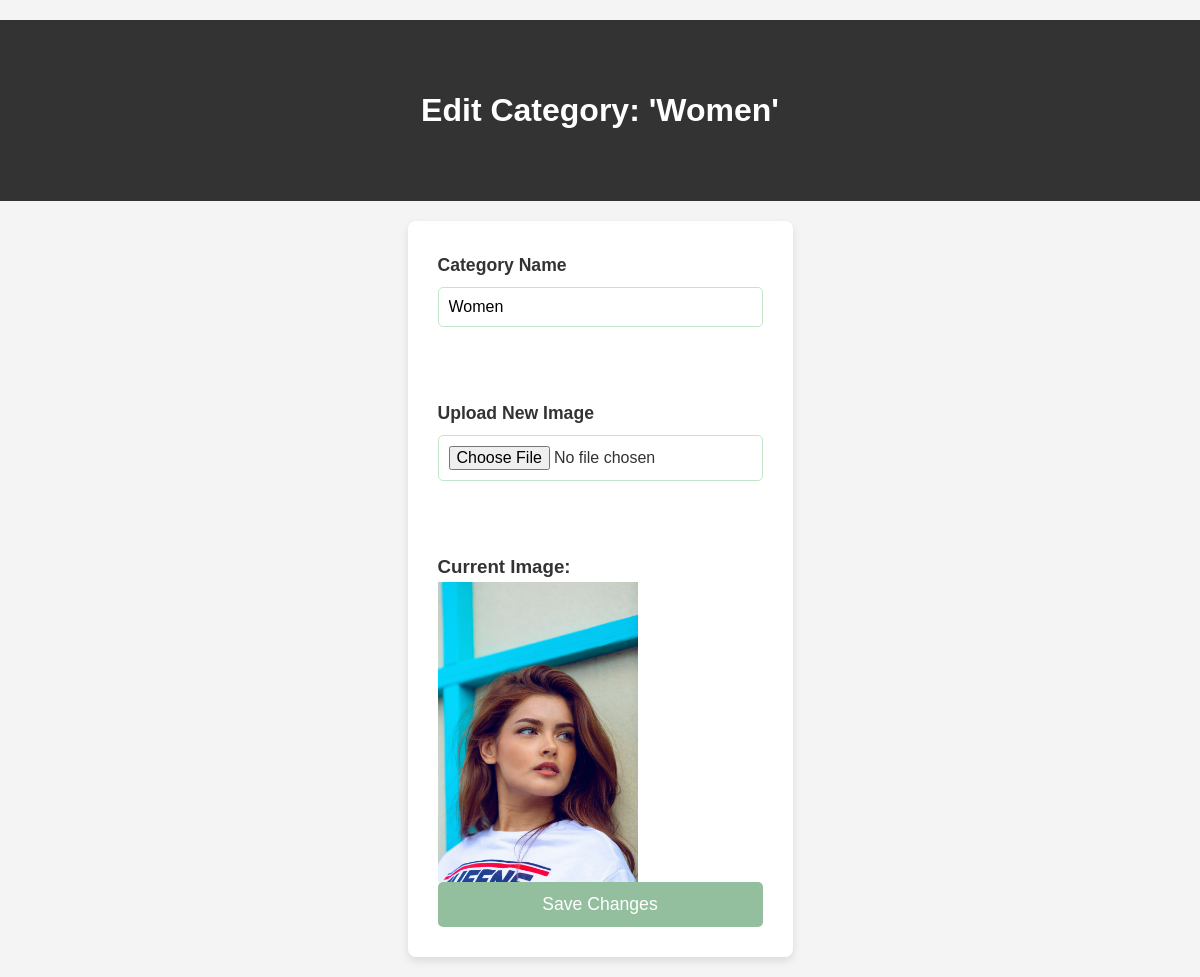
Page /category/edit/2/ on the committed database.
### app/models.py (models this page shows, shortened)
class Category(models.Model):
    name = models.CharField(max_length=100)
    image = models.ImageField(upload_to="category_images/", null=True, blank=True)
    user = models.ForeignKey(User, on_delete=models.CASCADE, null=True)

### app/views.py (the view)
# urls.py: path('category/edit/<int:id>/', Edit_cat, name='edit_category'),
def Edit_cat(request, id):
    category_instance = get_object_or_404(Category, id=id)
    if request.method == "POST":
        category_instance.name = request.POST['cat_name']
        if "cat_image" in request.FILES:
            category_instance.image = request.FILES['cat_image']
        category_instance.save()
        return redirect('homepage')
    return render(request, 'edit_cat.html', {'category': category_instance})

### templates/edit_cat.html (shortened to what this page needs)
{% load static %}
<!DOCTYPE html>
<html lang="en">
<head>
    <link rel="stylesheet" href="{% static 'static.css' %}">
</head>
<body>
    <header>
        <h1>Edit Category: '{{ category.name }}'</h1>
    </header>
    <div class="container">
        <form method="POST" enctype="multipart/form-data">
            <label for="cat_name">Category Name</label>
            <input type="text" name="cat_name" value="{{ category.name }}" required><br><br>
            <label for="cat_image">Upload New Image</label>
            <input type="file" name="cat_image"><br><br>
            {% if category.image %}
                <h3>Current Image:</h3>
                <img src="{{ category.image.url }}" alt="{{ category.name }}" class="category_image" style="max-width: 200px;">
            {% else %}
                <p>No image available</p>
            {% endif %}
            <button type="submit">Save Changes</button>
        </form>
    </div>
</body>
</html>

### app/static/static.css (style rules this page uses)
* { margin: 0; padding: 0; box-sizing: border-box; }
body { font-family: Arial, sans-serif; background-color: #f4f4f4; color: #333; line-height: 1.6; padding-top: 20px; }
header { background-color: #333; color: #fff; text-align: center; padding: 25px 0; }
h1 { font-size: 2em; text-align: center; padding: 40px; }
.container { display: flex; justify-content: space-between; padding: 20px; gap: 30px; }
form { display: flex; flex-direction: column; max-width: 600px; margin: 0 auto; background-color: #fff; padding: 30px; border-radius: 8px; box-shadow: 0 4px 8px rgba(0, 0, 0, 0.1); }
label { font-size: 1.1rem; margin-bottom: 8px; font-weight: bold; }
input[type="text"], input[type="file"] { padding: 10px; margin-bottom: 20px; font-size: 1rem; border: 1px solid #c3e6cb; border-radius: 5px; }
button { background-color: #94bf9e; color: #fff; padding: 12px 20px; font-size: 1.1rem; border: none; border-radius: 5px; cursor: pointer; transition: background-color 0.3s; text-align: center; }

### rows in the picture
Category: name "Women", cat_name "Women", image (picture)
